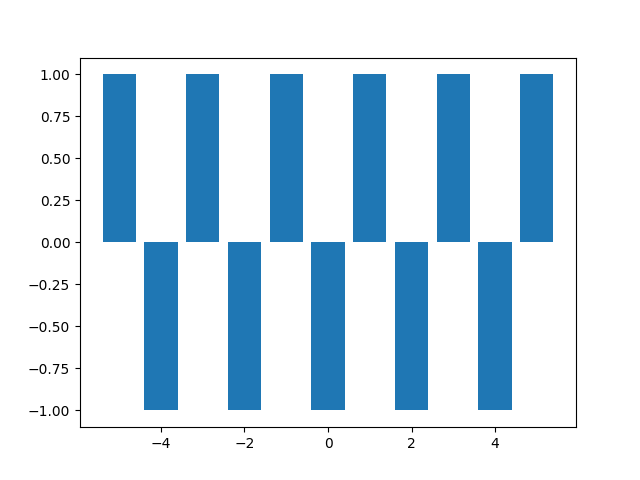

Recreate this plot in Python.
import matplotlib
matplotlib.use("Agg")
import matplotlib.pyplot as plot

def f(x):
    if x % 2 == 1:
        return 1
    else:
        return -1
    
xs = list(range(-5, 6))
ys = []
for x in xs:
    ys.append(f(x))

plot.bar(xs, ys)
plot.savefig('exercise4.png')
plot.close()